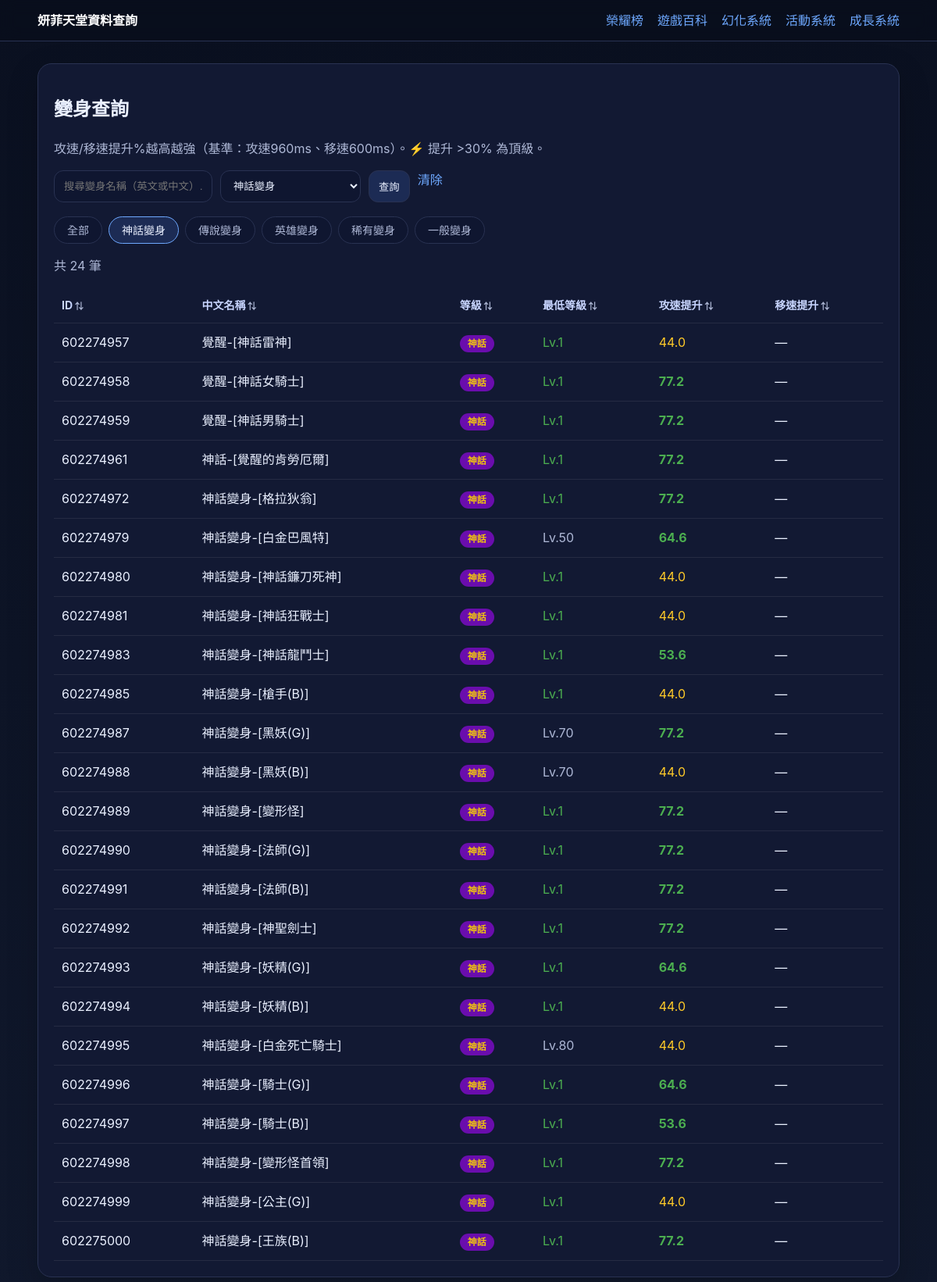
The app's page /polymorphs?grade=神話, older data.
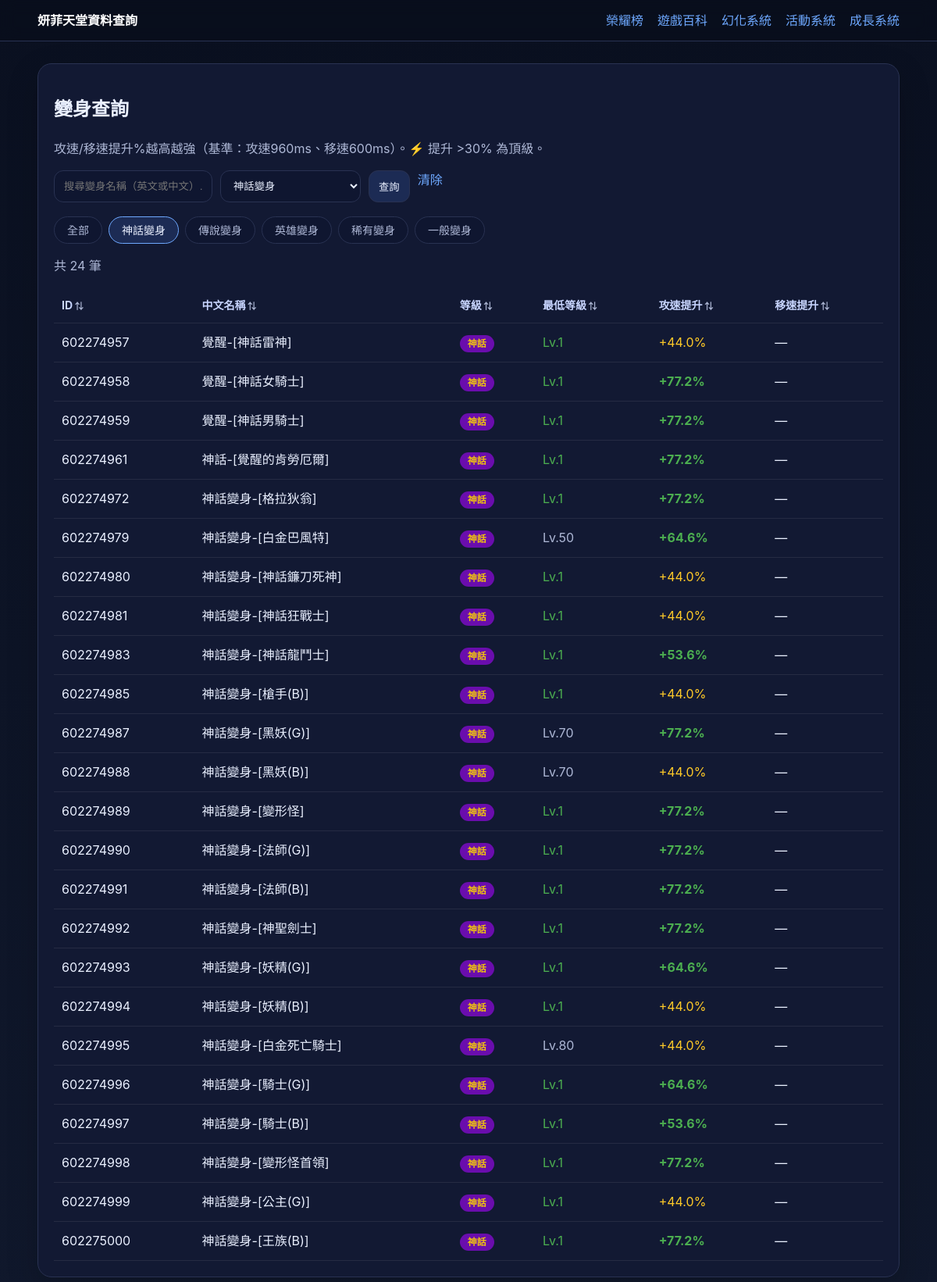
The same page, newer data.
### tables this page shows
CREATE TABLE polymorphs (
    id      INTEGER PRIMARY KEY,
    name    TEXT NOT NULL,
    polyid  INTEGER NOT NULL,
    note    TEXT,
    created_at DATETIME DEFAULT CURRENT_TIMESTAMP
, atkspeed INTEGER DEFAULT NULL, movespeed INTEGER DEFAULT NULL, magic_speed INTEGER DEFAULT NULL, minlevel INTEGER DEFAULT NULL, item_id INTEGER DEFAULT NULL, atk_boost REAL DEFAULT NULL, mov_boost REAL DEFAULT NULL, mag_boost REAL DEFAULT NULL, color TEXT DEFAULT '#ffffff');

### app.py (the view)
    @app.route("/polymorphs")
    def polymorphs():
        q = request.args.get("q", "").strip()
        grade = request.args.get("grade", "").strip()
        db = get_db()
        POLY_GRADES = [
            ("神話", "神話變身"),
            ("傳說", "傳說變身"),
            ("英雄", "英雄變身"),
            ("稀有", "稀有變身"),
            ("一般", "一般變身"),
        ]
        sql = """
            SELECT id, name, note, polyid, atkspeed, movespeed, magic_speed, atk_boost, mov_boost, minlevel,
              CASE
                WHEN note LIKE '%神話%' OR name LIKE '%神話%' THEN '神話'
                WHEN note LIKE '%傳說%' OR name LIKE '%傳說%' THEN '傳說'
                WHEN note LIKE '%英雄%' OR name LIKE '%英雄%' THEN '英雄'
                WHEN note LIKE '%稀有%' OR name LIKE '%稀有%' THEN '稀有'
                ELSE '一般'
              END AS grade
            FROM polymorphs
            WHERE note NOT LIKE '%圖鑑%' AND id >= 600000000
        """
        params: list[Any] = []
        if q:
            sql += " AND (name LIKE ? OR note LIKE ?)"
            params.extend([f"%{q}%", f"%{q}%"])
        if grade:
            if grade == "一般":
                sql += """ AND note NOT LIKE '%神話%' AND name NOT LIKE '%神話%'
                           AND note NOT LIKE '%傳說%' AND name NOT LIKE '%傳說%'
                           AND note NOT LIKE '%英雄%' AND name NOT LIKE '%英雄%'
                           AND note NOT LIKE '%稀有%' AND name NOT LIKE '%稀有%'"""
            else:
                sql += " AND (note LIKE ? OR name LIKE ?)"
                params.extend([f"%{grade}%", f"%{grade}%"])
        sql += " ORDER BY id LIMIT 500"
        rows = db.execute(sql, params).fetchall()
        return render_template("polymorphs.html", rows=rows, q=q, grade=grade, poly_grades=POLY_GRADES)

### app.py (called while the page is built)
def get_db() -> sqlite3.Connection:
    if "db" not in g:
        db_path = Path(current_app().config["DATABASE"])
        db_path.parent.mkdir(parents=True, exist_ok=True)
        conn = sqlite3.connect(db_path)
        conn.row_factory = sqlite3.Row
        g.db = conn
    return g.db

def current_app() -> Flask:
    from flask import current_app as flask_current_app
    return flask_current_app

### templates/polymorphs.html (shortened to what this page needs)
{% extends "base.html" %}
{% block content %}
<section class="card">
  <h1>變身查詢</h1>
  <p class="muted">攻速/移速提升%越高越強（基準：攻速960ms、移速600ms）。⚡ 提升 &gt;30% 為頂級。</p>
  <form class="filters" method="get" action="{{ url_for('polymorphs') }}">
    <input type="text" name="q" value="{{ q }}" placeholder="搜尋變身名稱（英文或中文）…">
    <select name="grade">
      {% for g, label in poly_grades %}
      <option value="{{ g }}" {% if grade == g %}selected{% endif %}>{{ label }}</option>
      {% endfor %}
    </select>
    <button type="submit">查詢</button>
    {% if q or grade %}<a href="{{ url_for('polymorphs') }}">清除</a>{% endif %}
  </form>
  <div class="grade-tabs">
    <a href="{{ url_for('polymorphs') }}" class="tab {% if not grade %}active{% endif %}">全部</a>
    {% for g, label in poly_grades %}
    <a href="{{ url_for('polymorphs', grade=g) }}" class="tab {% if grade == g %}active{% endif %}">{{ label }}</a>
    {% endfor %}
  </div>
  <p class="muted">共 {{ rows|length }} 筆</p>
  <div class="table-wrap">
    <table data-sortable>
      <thead>
        <tr>
          <th>ID</th>
          <th>中文名稱</th>
          <th>等級</th>
          <th>最低等級</th>
          <th>攻速提升</th>
          <th>移速提升</th>
        </tr>
      </thead>
      <tbody>
        {% for r in rows %}
        <tr>
          <td>{{ r.id }}</td>
          <td>{{ (r.note or '—') | clean_name }}</td>
          <td>
            {% if r.grade == '神話' %}<span class="badge badge-myth grade-myth">神話</span>
            {% elif r.grade == '傳說' %}<span class="badge badge-legend grade-legend">傳說</span>
            {% elif r.grade == '英雄' %}<span class="badge badge-hero grade-hero">英雄</span>
            {% elif r.grade == '稀有' %}<span class="badge badge-rare grade-rare">稀有</span>
            {% else %}<span class="badge badge-normal">一般</span>
            {% endif %}
          </td>
          <td>
            {% if r.minlevel and r.minlevel > 1 %}
              <span class="muted">Lv.{{ r.minlevel }}</span>
            {% else %}
              <span style="color:#4caf50">Lv.1</span>
            {% endif %}
          </td>
          <td>
            {% set atk = r.atk_boost|string %}
            {% if atk and atk != '—' and atk != 'None' %}
              {% set atk_val = atk | replace('+','') | replace('%','') | float(0) %}
              {% if atk_val > 100 %}<span style="color:#ff6b6b;font-weight:700">{{ atk }} ⚡</span>
              {% elif atk_val > 50 %}<span style="color:#4caf50;font-weight:700">{{ atk }}</span>
              {% elif atk_val > 20 %}<span style="color:#ffca28">{{ atk }}</span>
              {% else %}<span class="muted">{{ atk }}</span>{% endif %}
            {% else %}—{% endif %}
          </td>
          <td>
            {% set mov = r.mov_boost|string %}
            {% if mov and mov != '—' and mov != 'None' %}
              {% set mov_val = mov | replace('+','') | replace('%','') | float(0) %}
              {% if mov_val > 50 %}<span style="color:#4caf50;font-weight:700">{{ mov }} ⚡</span>
              {% elif mov_val > 20 %}<span style="color:#ffca28">{{ mov }}</span>
              {% else %}<span class="muted">{{ mov }}</span>{% endif %}
            {% else %}—{% endif %}
          </td>
        </tr>
        {% else %}
        <tr><td colspan="6">查無資料</td></tr>
        {% endfor %}
      </tbody>
    </table>
  </div>
</section>
{% endblock %}

### templates/base.html (shortened to what this page needs)
<!doctype html>
<html lang="zh-Hant">
<head>
  <link rel="stylesheet" href="{{ url_for('static', filename='style.css') }}">
</head>
<body>
  <header class="topbar">
    <div class="container topbar-inner">
      <a class="brand" href="{{ url_for('home') }}">妍菲天堂資料查詢</a>
      <nav class="nav">
        <div class="dropdown">
          <span class="dropdown-toggle">榮耀榜</span>
        </div>
        <div class="dropdown">
          <span class="dropdown-toggle">遊戲百科</span>
        </div>
        <div class="dropdown">
          <span class="dropdown-toggle">幻化系統</span>
        </div>
        <div class="dropdown">
          <span class="dropdown-toggle">活動系統</span>
        </div>
        <div class="dropdown">
          <span class="dropdown-toggle">成長系統</span>
        </div>
      </nav>
    </div>
  </header>
  <main class="container page">
    {% block content %}{% endblock %}
  </main>
</body>
</html>

### static/style.css (style rules this page uses)
:root { --bg:#0b1020;--card:#121933;--line:#293252;--text:#eaf0ff;--muted:#aeb8d6;--accent:#6ea8fe }
* { box-sizing:border-box }
body { margin:0;background:linear-gradient(180deg,#0a1020,#10182c);color:var(--text);font:16px/1.5 -apple-system,BlinkMacSystemFont,Segoe UI,Roboto,PingFang TC,Noto Sans TC,sans-serif }
a { color:var(--accent);text-decoration:none }
.container { width:min(1120px,92vw);margin:0 auto }
.topbar { position:sticky;top:0;background:rgba(9,14,28,.88);backdrop-filter:blur(10px);border-bottom:1px solid var(--line) }
.topbar-inner { display:flex;justify-content:space-between;align-items:center;padding:14px 0 }
.brand { font-weight:800;color:#fff }
.nav { display:flex;gap:18px }
.page { padding:28px 0 40px }
.card { background:var(--card);border:1px solid var(--line);border-radius:18px;padding:20px;margin-bottom:18px;box-shadow:0 14px 40px rgba(0,0,0,.18) }
.muted { color:var(--muted) }
.filters { display:flex;flex-wrap:wrap;gap:10px;margin:14px 0 18px }
.filters input,.filters select,.filters button { background:#0f1630;border:1px solid var(--line);color:var(--text);padding:10px 12px;border-radius:12px }
.filters input,.filters select { min-width:180px }
.filters button { cursor:pointer;background:#1c2b54 }
.table-wrap { overflow:auto }
table { width:100%;border-collapse:collapse;min-width:720px }
th,td { padding:12px 10px;border-bottom:1px solid rgba(255,255,255,.08);text-align:left;vertical-align:top }
th { color:#c8d5ff;font-size:14px }
th[data-sort] { cursor:pointer;user-select:none;white-space:nowrap }
th[data-sort]::after { content:' ⇅';color:var(--muted);font-size:11px }
.badge { display:inline-block;padding:2px 10px;border-radius:20px;font-size:12px;font-weight:700 }
.badge-myth { background:#6a0dad;color:#fff }
.grade-tabs { display:flex;flex-wrap:wrap;gap:8px;margin:14px 0 }
.grade-tabs .tab { padding:6px 16px;border-radius:20px;background:#0f1630;border:1px solid var(--line);color:var(--muted);font-size:14px }
.grade-tabs .tab.active,.grade-tabs .tab:hover { background:#1c2b54;color:var(--text);border-color:var(--accent) }
.dropdown { position:relative }
.dropdown-toggle { cursor:pointer;color:var(--accent);padding:4px 0 }
.grade-myth { color:#f1c40f;font-weight:700 }

Row changes from the older to the newer data that the page shows:
changed polymorphs "覺醒-[神話雷神]": atk_boost "44.0" → "+44.0%"
changed polymorphs "覺醒-[神話女騎士]": atk_boost "77.2" → "+77.2%"
changed polymorphs "覺醒-[神話男騎士]": atk_boost "77.2" → "+77.2%"
changed polymorphs "神話-[覺醒的肯勞厄爾]": atk_boost "77.2" → "+77.2%"
changed polymorphs "神話變身-[格拉狄翁]": atk_boost "77.2" → "+77.2%"
changed polymorphs "神話變身-[白金巴風特]": atk_boost "64.6" → "+64.6%"
changed polymorphs "神話變身-[神話鐮刀死神]": atk_boost "44.0" → "+44.0%"
changed polymorphs "神話變身-[神話狂戰士]": atk_boost "44.0" → "+44.0%"
changed polymorphs "神話變身-[神話龍鬥士]": atk_boost "53.6" → "+53.6%"
changed polymorphs "神話變身-[槍手(B)]": atk_boost "44.0" → "+44.0%"
changed polymorphs "神話變身-[黑妖(G)]": atk_boost "77.2" → "+77.2%"
changed polymorphs "神話變身-[黑妖(B)]": atk_boost "44.0" → "+44.0%"
changed polymorphs "神話變身-[變形怪]": atk_boost "77.2" → "+77.2%"
changed polymorphs "神話變身-[法師(G)]": atk_boost "77.2" → "+77.2%"
changed polymorphs "神話變身-[法師(B)]": atk_boost "77.2" → "+77.2%"
changed polymorphs "神話變身-[神聖劍士]": atk_boost "77.2" → "+77.2%"
changed polymorphs "神話變身-[妖精(G)]": atk_boost "64.6" → "+64.6%"
changed polymorphs "神話變身-[妖精(B)]": atk_boost "44.0" → "+44.0%"
changed polymorphs "神話變身-[白金死亡騎士]": atk_boost "44.0" → "+44.0%"
changed polymorphs "神話變身-[騎士(G)]": atk_boost "64.6" → "+64.6%"
changed polymorphs "神話變身-[騎士(B)]": atk_boost "53.6" → "+53.6%"
changed polymorphs "神話變身-[變形怪首領]": atk_boost "77.2" → "+77.2%"
changed polymorphs "神話變身-[公主(G)]": atk_boost "44.0" → "+44.0%"
changed polymorphs "神話變身-[王族(B)]": atk_boost "77.2" → "+77.2%"
